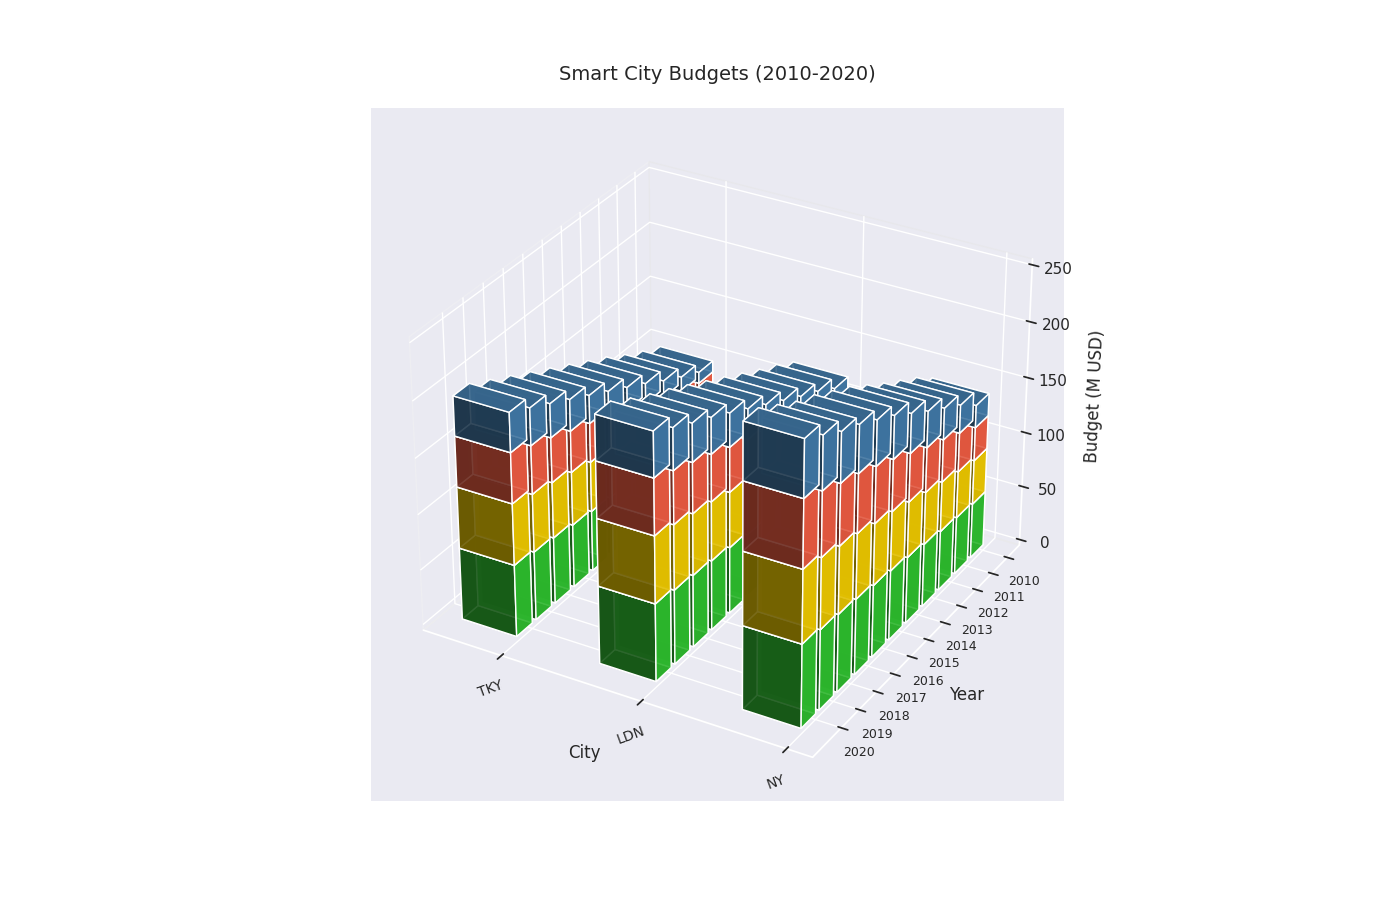

Python code for this plot:
import numpy as np
import matplotlib.pyplot as plt
from mpl_toolkits.mplot3d import Axes3D

# Define data
years = np.arange(2010, 2021)
cities = ['NY', 'LDN', 'TKY']  # Removed 'SYD'
initiatives = ['S. Grids', 'I. Trans.', 'D. Gov.', 'G. Bldg.']

ny_budgets = np.array([
    [50, 40, 30, 20], [52, 42, 35, 25], [54, 45, 38, 28], [57, 47, 40, 32],
    [60, 50, 43, 35], [63, 53, 46, 38], [65, 55, 50, 40], [68, 58, 52, 42],
    [70, 60, 54, 44], [72, 63, 57, 47], [75, 65, 60, 50]
])
ldn_budgets = np.array([
    [45, 35, 25, 15], [48, 37, 28, 18], [50, 40, 30, 20], [52, 43, 32, 23],
    [55, 45, 35, 25], [57, 48, 38, 27], [60, 50, 40, 30], [63, 53, 42, 32],
    [65, 55, 45, 34], [67, 58, 47, 37], [70, 60, 50, 40]
])
tky_budgets = np.array([
    [40, 30, 20, 10], [42, 32, 22, 13], [45, 34, 25, 15], [47, 37, 28, 18],
    [50, 40, 30, 20], [53, 42, 32, 23], [55, 45, 35, 25], [57, 48, 37, 28],
    [60, 50, 40, 30], [62, 52, 43, 33], [65, 55, 45, 35]
])

# Combine budgets without 'SYD'
budgets = [ny_budgets, ldn_budgets, tky_budgets]
colors = ['#32CD32', '#FFD700', '#FF6347', '#4682B4']

# Initialize plot
fig = plt.figure(figsize=(14, 9))
ax = fig.add_subplot(111, projection='3d')

# Adjust view angle
ax.view_init(elev=30, azim=120)

# Plot data
for c_idx, city in enumerate(cities):
    x = np.array([c_idx] * len(years))
    y = years
    for i_idx, initiative in enumerate(initiatives):
        z = np.zeros_like(years) if i_idx == 0 else np.sum(budgets[c_idx][:, :i_idx], axis=1)
        dz = budgets[c_idx][:, i_idx]
        ax.bar3d(x, y, z, 0.4, 0.8, dz, color=colors[i_idx], alpha=0.9)

# Customize axes
ax.set_title('Smart City Budgets (2010-2020)', fontsize=14, pad=20)
ax.set_xlabel('City', fontsize=12, labelpad=10)
ax.set_ylabel('Year', fontsize=12, labelpad=10)
ax.set_zlabel('Budget (M USD)', fontsize=12, labelpad=10)

ax.set_xticks(np.arange(len(cities)))
ax.set_xticklabels(cities, fontsize=10, rotation=20)
ax.set_yticks(years)
ax.set_yticklabels(years, fontsize=9)

# Remove pane colors
ax.xaxis.pane.fill = False
ax.yaxis.pane.fill = False
ax.zaxis.pane.fill = False

# Improve layout
plt.tight_layout()

# Show plot
plt.show()
